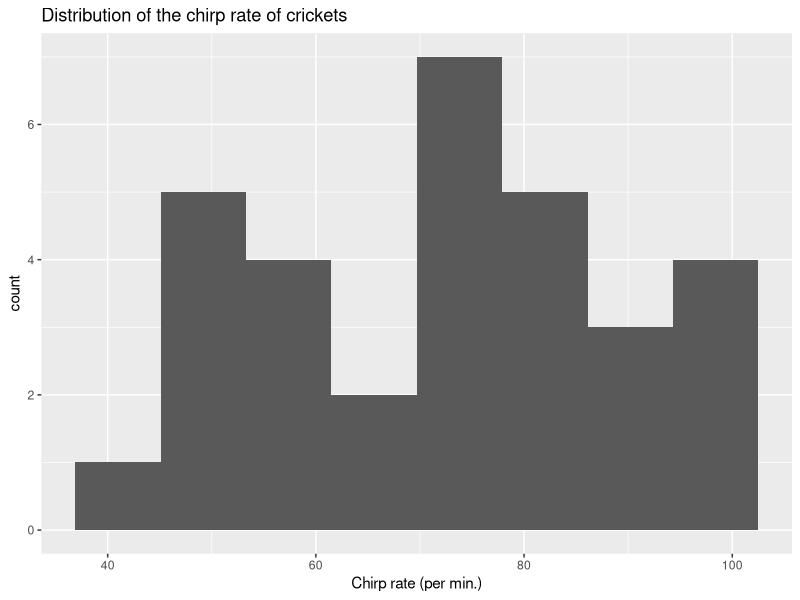

The R script that drew this image:
## ---- chunk 1
knitr::opts_chunk$set(echo = TRUE)
library('tidyverse') ; library('modeldata')
## ---- chunk 2
data(crickets, package = "modeldata")
names(crickets)
## ---- chunk 3
summary(crickets)
## ---- chunk 4
summary(crickets)
ggplot(crickets, aes(x = rate)) +
  geom_histogram(bins = 8) + 
  ggtitle("Distribution of the chirp rate of crickets") +
  xlab ('Chirp rate (per min.)')
